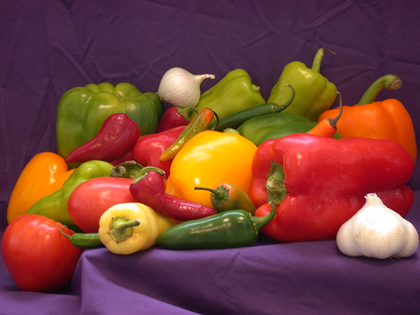
%> input picture matlab-code/peppers.png, 420 x 315 px, shrunk from 512 x 384 before the run
$ octave imagefrag.m   (GNU Octave 9; MATLAB toolbox functions it lacks are replaced by stand-ins)
%> lines starting %> are read from the running program, lines starting %| are printed output that depends on the picture
%mat2cell().
clc;
close all;
workspace;
fontSize = 20;
folder = fullfile(matlabroot, '\toolbox\images\imdemos');
baseFileName = 'peppers.png';
fullFileName = fullfile(folder, baseFileName);
if ~exist(fullFileName, 'file')
    fullFileName = baseFileName;
    if ~exist(fullFileName, 'file')
        errorMessage = sprintf('Error: %s does not exist.', fullFileName);
        uiwait(warndlg(errorMessage));
        return;
    end
end
rgbImage = imread(fullFileName);
%> rgbImage is the input picture: size 315x420x3 uint8; mean R, G, B 120.8, 66.4, 57.6
imshow(rgbImage);
set(gcf, 'units','normalized','outerposition',[0 0 1 1]);
drawnow;
[rows columns numberOfColorBands] = size(rgbImage)
%> rows = 315; columns = 420; numberOfColorBands = 3
blockSizeR = 150;
blockSizeC = 100;
wholeBlockRows = floor(rows / blockSizeR);
%> wholeBlockRows = 2
blockVectorR = [blockSizeR * ones(1, wholeBlockRows), rem(rows, blockSizeR)];
wholeBlockCols = floor(columns / blockSizeC);
%> wholeBlockCols = 4
blockVectorC = [blockSizeC * ones(1, wholeBlockCols), rem(columns, blockSizeC)];
if numberOfColorBands > 1
    ca = mat2cell(rgbImage, blockVectorR, blockVectorC, numberOfColorBands);
%> ca = 15 items
else
    ca = mat2cell(rgbImage, blockVectorR, blockVectorC);
end
plotIndex = 1;
numPlotsR = size(ca, 1);
%> numPlotsR = 3
numPlotsC = size(ca, 2);
%> numPlotsC = 5
for r = 1 : numPlotsR
    for c = 1 : numPlotsC
        fprintf('plotindex = %d,   c=%d, r=%d\n', plotIndex, c, r);
        subplot(numPlotsR, numPlotsC, plotIndex);
        rgbBlock = ca{r,c};
        imshow(rgbBlock);
        [rowsB columnsB numberOfColorBandsB] = size(rgbBlock);
        caption = sprintf('Block #%d of %d\n%d rows by %d columns', ...
            plotIndex, numPlotsR*numPlotsC, rowsB, columnsB);
        title(caption);
        drawnow;
        plotIndex = plotIndex + 1;
    end
end
%> this loop made 3 passes
%| plotindex = 11,   c=1, r=3
%| plotindex = 12,   c=2, r=3
%| plotindex = 13,   c=3, r=3
%| plotindex = 14,   c=4, r=3
%| plotindex = 15,   c=5, r=3
%> pass 1, `for c = 1 : numPlotsC fprintf('plotindex = %d,   c=%d, r=%d\n', plotIn..`:
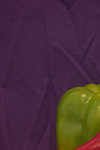
%> displayed picture: size 150x100x3, on the screen's scale of 0 to 255; mean R, G, B 73.6, 47.2, 58.1
%> pass 1, `for c = 1 : numPlotsC fprintf('plotindex = %d,   c=%d, r=%d\n', plotIn..`:
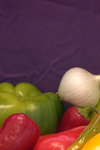
%> displayed picture: size 150x100x3, on the screen's scale of 0 to 255; mean R, G, B 108.6, 67.4, 63.6
%> pass 1, `for c = 1 : numPlotsC fprintf('plotindex = %d,   c=%d, r=%d\n', plotIn..`:
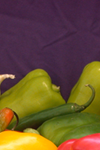
%> displayed picture: size 150x100x3, on the screen's scale of 0 to 255; mean R, G, B 106.4, 80.9, 50.1
%> pass 1, `for c = 1 : numPlotsC fprintf('plotindex = %d,   c=%d, r=%d\n', plotIn..`:
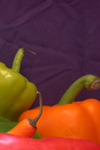
%> displayed picture: size 150x100x3, on the screen's scale of 0 to 255; mean R, G, B 118.1, 57.9, 46
%> after the loop, plotIndex = 16
%> after the loop:
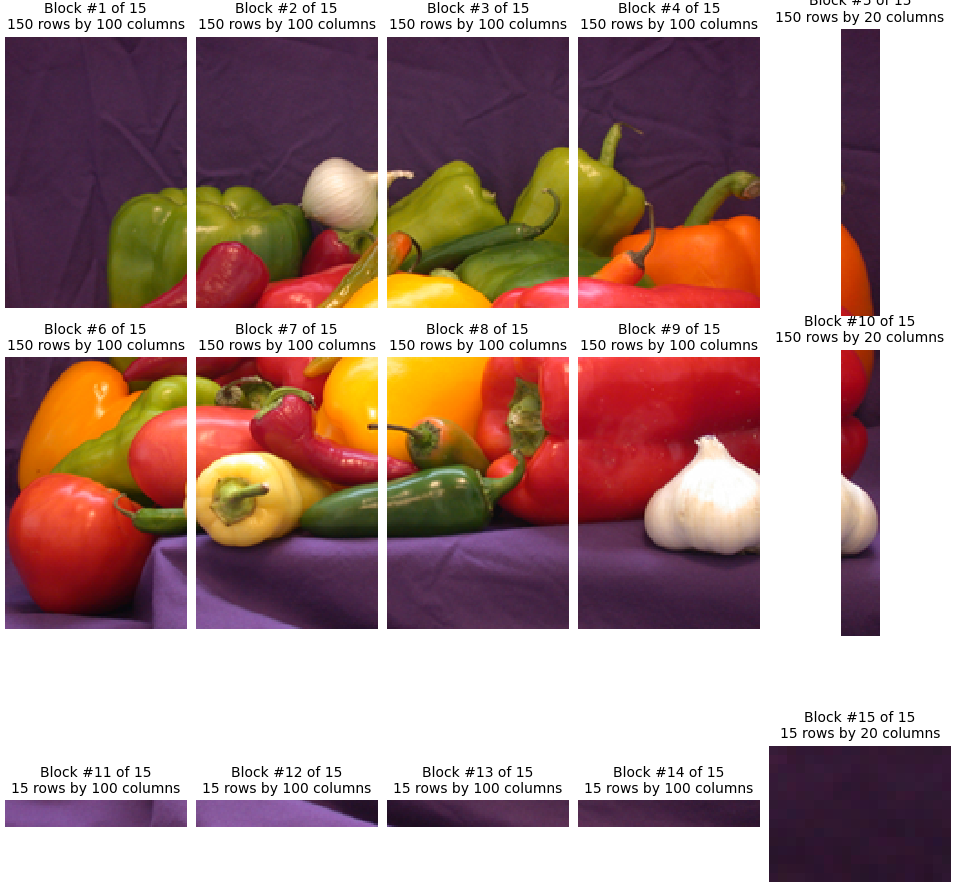
%> figure redrawn from the program's plot data, 15 panels
